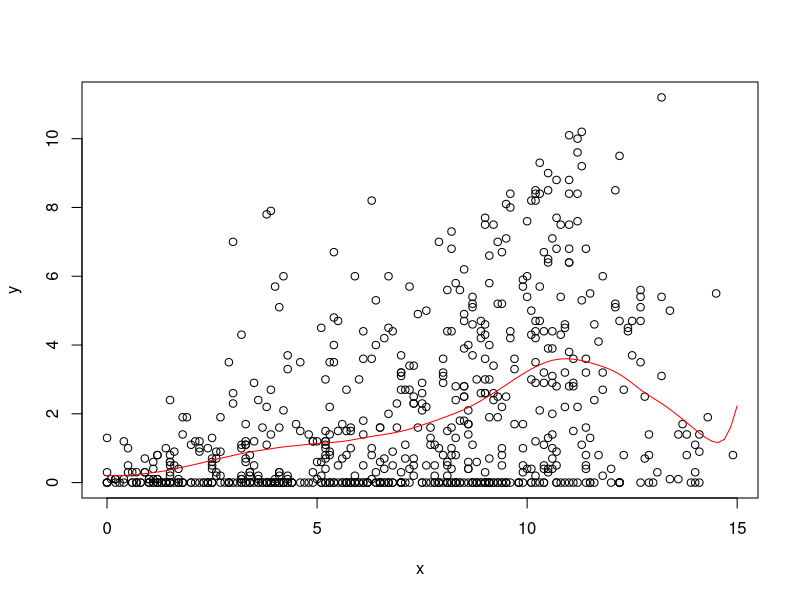
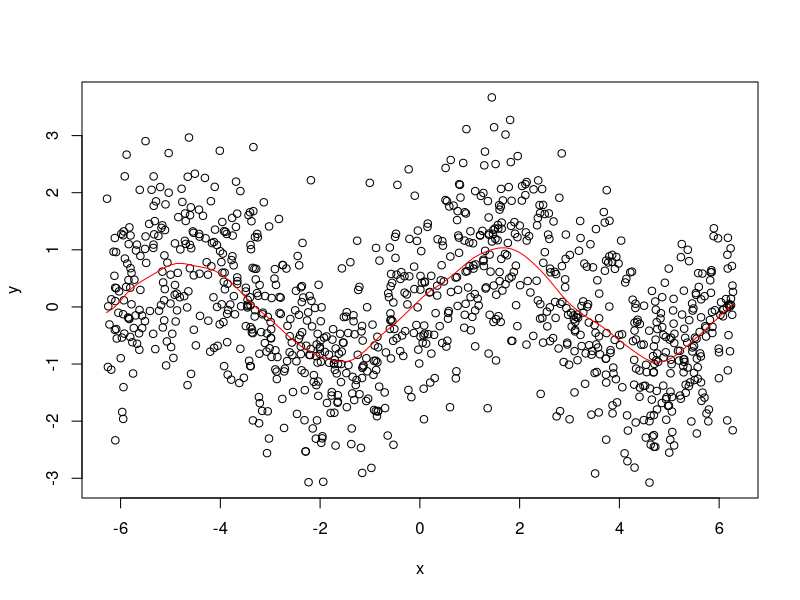

These figures' R source, in order: (Note: this script raises an error after producing the figures.)
# STAT-S 610
# LAB 4
# 2019-10-03
# https://jfukuyama.github.io/teaching/stat610/assignments/lab4.pdf

# --- functions --- #

#' @param x (numeric) vector of same length as y
#' @param y (numeric) vector of same length as y
#' @param z (numeric) vector, can be of a different length
#' @param omega (numeric) must be a scalar
#' @return (numeric) vector of the same length as z
llr = function(x, y, z, omega) {
  fits = sapply(z, compute_f_hat, x, y, omega)
  return(fits)
}

#' @param z (numeric) must be a scalar
#' @param x (numeric) vector of the same length as y
#' @param y (numeric) vector of the same length as x
#' @param omega (numeric) must be a scalar
#' @return (numeric) scalar
compute_f_hat = function(z, x, y, omega) {
  Wz = diag(make_weight_matrix(z, x, omega))
  X = make_predictor_matrix(x)
  n = nrow(X)
  A = t(sapply(1:n, function(i){
    Wz[i]*X[i,]
  }))
  f_hat = c(1,z) %*% solve(t(X)%*% A) %*% t(X) %*% (Wz*y)
  return(f_hat)
}

#' @param z (numeric) must be a scalar
#' @param x (numeric) vector of arbitrary length
#' @param omega (numeric) must be a scalar
#' @return (numeric) a diagonal matrix
make_weight_matrix = function(z, x, omega) {
  r = abs(x - z) / omega  # this is a vector of the same length as x
  w = sapply(r, W)  # this is a vector of the same length as x and r
  Wz = diag(w)  # this is a diagonal matrix with elements from w
  return(Wz)
}

#' @param r (numeric) must be a scalar
#' @return (numeric) scalar
W = function(r) {
  if (abs(r) < 1) {
    return((1 - abs(r) ** 3) ** 3)
  } else {
    return(0)
  }
}

#' @param x (numeric) vector of arbitrary length
#' @return (numeric) matrix with 2 columns and rows equal to length of x
make_predictor_matrix = function(x) {
  n = length(x)
  return(cbind(rep(1, n), x))
}


# --- example 1 --- #

# get the data
data(french_fries, package = 'reshape2')
french_fries = na.omit(french_fries)

# input data
x = french_fries$potato
y = french_fries$buttery

# space along which to smooth
z = seq(0, 15, length.out = 100)

# run smoothing
fits = llr(z = z, x = x, y = y, omega = 2)

# plot the data and the smoother
plot(x, y)
lines(z, fits, col = 'red')


# --- example 2 --- #

# noisy sine wave
x = runif(1000, -2 * pi, 2 * pi)
y = sin(x) + rnorm(length(x))

# space along which to smooth
z = seq(-2 * pi, 2 * pi, length.out = 100)

# run smoothing
fits = llr(z = z, x = x, y = y, omega = pi / 3)

# plot the data and the smoother
plot(x, y)
lines(z, fits, col = 'red')

f_hat = c(1,z) %*% solve(t(X)%*% WzX) %*% t(X) %*% (Wz*y)
fhat_means=t(apply(f_hat,2,mean))
fhat_sds=t(apply(f_hat,2,sd))
fhat_T=sweep(sweep(f_hat,2,fhat_means,"-"),2,fhat_sds,"/")*10+50

### Use as example to compare apply vs sweep
my.matrix <- matrix(seq(1,9,1), nrow=3)
row.sums <- rowSums(my.matrix)
apply.matrix <- apply(X = my.matrix, MARGIN = 2, FUN = function (x) x/row.sums)
sweep.matrix <- sweep(x = my.matrix, MARGIN = 1, STATS = rowSums(my.matrix), FUN="/")
apply.matrix - sweep.matrix ## should be same matrix

###Attempt 2 at sweep function compare to Montse apply function above
